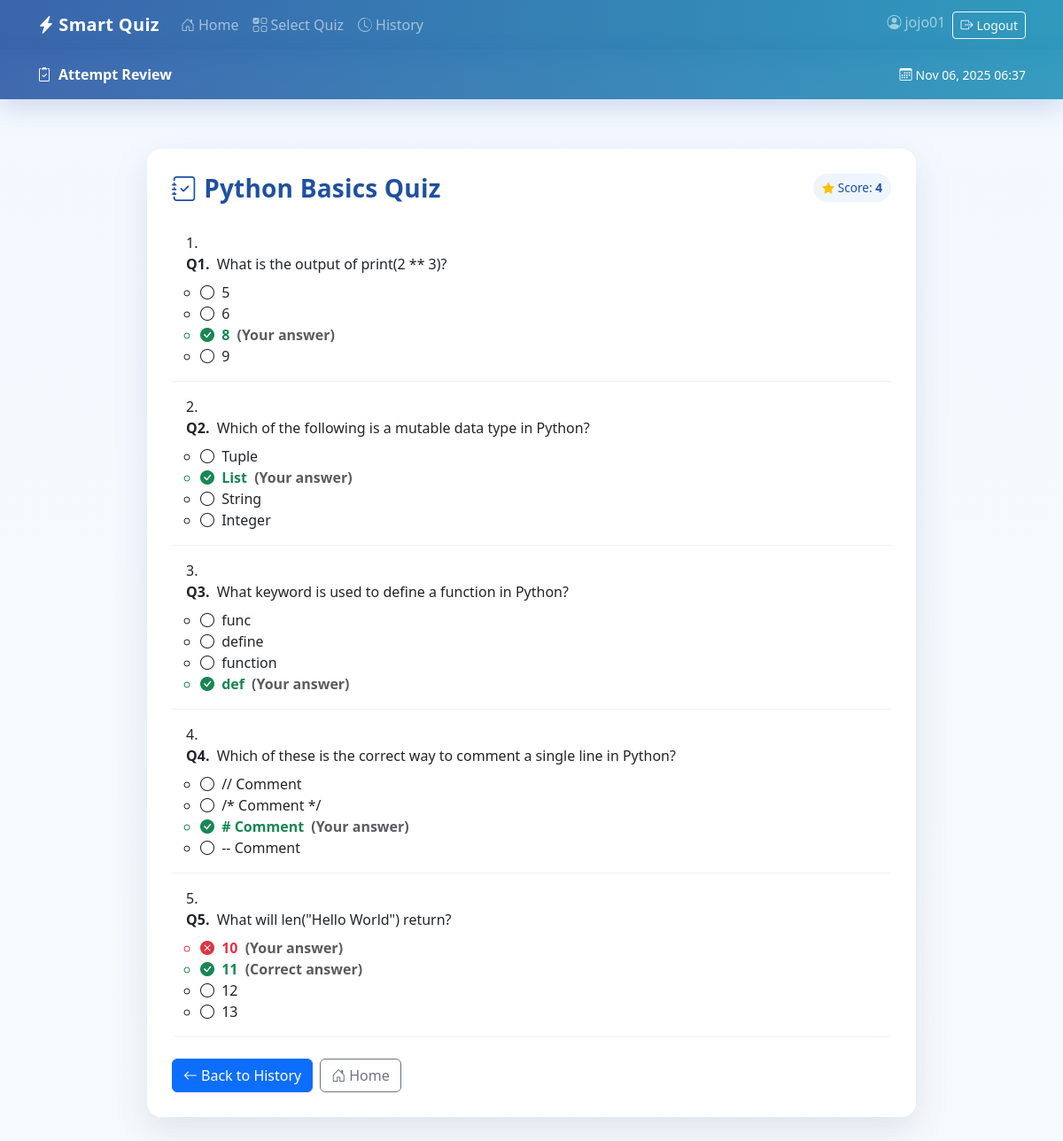
The app's page /quiz/attempt/15/ (signed in) with its own data.
### quiz/models.py (models this page shows, shortened)
class QuizAttempt(models.Model):
    user = models.ForeignKey(User, on_delete=models.CASCADE, related_name="attempts")
    quiz = models.ForeignKey(Quiz, on_delete=models.CASCADE, related_name="attempts")
    score = models.IntegerField(default=0)
    date_completed = models.DateTimeField(auto_now_add=True)
    started_at = models.DateTimeField(null=True, blank=True)  # optional timer
    duration_seconds = models.IntegerField(default=600)       # default duration 10min

class Quiz(models.Model):
    title = models.CharField(max_length=200, unique=True)
    description = models.TextField(blank=True)
    class Meta:
        verbose_name_plural = "Quizzes"

class Question(models.Model):
    quiz = models.ForeignKey(Quiz, on_delete=models.CASCADE, related_name="questions")
    question_text = models.TextField()

class Answer(models.Model):
    question = models.ForeignKey(Question, on_delete=models.CASCADE, related_name="answers")
    text = models.CharField(max_length=255)
    is_correct = models.BooleanField(default=False)

### quiz/views.py (the view)
# urls.py: path('attempt/<int:attempt_id>/', views.attempt_detail, name='attempt_detail'),
@login_required
def attempt_detail(request, attempt_id):
    if request.user.is_staff:
        attempt = get_object_or_404(QuizAttempt, id=attempt_id)
    else:
        attempt = get_object_or_404(QuizAttempt, id=attempt_id, user=request.user)
    user_answers = UserAnswer.objects.select_related("question", "selected_answer").filter(quiz_attempt=attempt)
    qa_details = []
    for ua in user_answers:
        q = ua.question
        answers = Answer.objects.filter(question=q)
        qa_details.append({
            'question': q,
            'answers': answers,
            'selected_answer_id': ua.selected_answer.id if ua.selected_answer else None,
        })
    context = {
        'attempt': attempt,
        'qa_details': qa_details,
    }
    return render(request, 'quiz/attempt_detail.html', context)

### quiz/templates/quiz/attempt_detail.html (shortened to what this page needs)
<!DOCTYPE html>
<html>
<head>
  <link href="https://cdn.jsdelivr.net/npm/bootstrap@5.3.3/dist/css/bootstrap.min.css" rel="stylesheet">
  <link href="https://cdn.jsdelivr.net/npm/bootstrap-icons@1.11.3/font/bootstrap-icons.css" rel="stylesheet">
</head>
<body>
  {% include 'partials/navbar.html' %}
  {% include 'partials/messages.html' %}
  <div class="sq-hero py-3">
    <div class="container d-flex justify-content-between align-items-center">
      <div class="fw-semibold">
        <i class="bi bi-clipboard2-check me-2"></i>Attempt Review
      </div>
      <div class="small">
        <i class="bi bi-calendar3 me-1"></i>{{ attempt.date_completed|date:"M d, Y H:i" }}
      </div>
    </div>
  </div>
  <div class="sq-section">
    <div class="sq-card">
      <div class="d-flex justify-content-between align-items-start mb-2">
        <h2 class="sq-title h3 mb-0"><i class="bi bi-journal-check me-2"></i>{{ attempt.quiz.title }}</h2>
        <span class="sq-chip">
          <i class="bi bi-star-fill text-warning me-1"></i>Score: <strong>{{ attempt.score }}</strong>
        </span>
      </div>
      <ol class="list-group list-group-numbered sq-stagger mt-3">
        {% for qa in qa_details %}
        <li class="list-group-item py-3">
          <div class="mb-2">
            <strong class="me-1">Q{{ forloop.counter }}.</strong> {{ qa.question.question_text }}
          </div>
          <ul class="mb-0 ps-3">
            {% for answer in qa.answers %}
              <li
                {% if answer.id == qa.selected_answer_id %}
                  class="{% if answer.is_correct %}correct{% else %}incorrect{% endif %}"
                {% elif answer.is_correct %}
                  class="correct"
                {% endif %}
              >
                <span class="me-1">
                  {% if answer.id == qa.selected_answer_id %}
                    {% if answer.is_correct %}
                      <i class="bi bi-check-circle-fill"></i>
                    {% else %}
                      <i class="bi bi-x-circle-fill"></i>
                    {% endif %}
                  {% elif answer.is_correct %}
                    <i class="bi bi-check-circle-fill"></i>
                  {% else %}
                    <i class="bi bi-circle"></i>
                  {% endif %}
                </span>
                {{ answer.text }}
                {% if answer.id == qa.selected_answer_id %}
                  <span class="text-muted ms-1">(Your answer)</span>
                {% elif answer.is_correct %}
                  <span class="text-muted ms-1">(Correct answer)</span>
                {% endif %}
              </li>
            {% endfor %}
          </ul>
        </li>
        {% endfor %}
      </ol>
      <div class="mt-4 d-flex gap-2">
        <a class="btn btn-primary" href="{% url 'history' %}">
          <i class="bi bi-arrow-left me-1"></i>Back to History
        </a>
        <a class="btn btn-outline-secondary" href="/quiz/">
          <i class="bi bi-house-door me-1"></i>Home
        </a>
      </div>
    </div>
  </div>
</body>
</html>

### templates/partials/navbar.html (shortened to what this page needs)
<nav class="navbar navbar-expand-lg navbar-dark sq-glass">
  <div class="container">
    <a class="navbar-brand fw-bold sq-brand" href="{% url 'home' %}">
      <i class="bi bi-lightning-charge-fill me-1"></i>Smart Quiz
    </a>
    <div class="collapse navbar-collapse" id="sqNav">
      <ul class="navbar-nav me-auto mb-2 mb-lg-0">
        <li class="nav-item">
          <a class="nav-link" href="{% url 'home' %}"><i class="bi bi-house-door me-1"></i>Home</a>
        </li>
        {% if user.is_staff %}
          <li class="nav-item">
            <a class="nav-link" href="/admin/"><i class="bi bi-gear me-1"></i>Admin</a>
          </li>
        {% else %}
          <li class="nav-item">
            <a class="nav-link" href="{% url 'quiz_select' %}"><i class="bi bi-ui-checks-grid me-1"></i>Select Quiz</a>
          </li>
          <li class="nav-item">
            <a class="nav-link" href="{% url 'history' %}"><i class="bi bi-clock-history me-1"></i>History</a>
          </li>
        {% endif %}
      </ul>
      <ul class="navbar-nav ms-auto">
        {% if user.is_authenticated %}
          <li class="nav-item">
            <span class="navbar-text me-2"><i class="bi bi-person-circle me-1"></i>{{ user.username }}</span>
          </li>
          <li class="nav-item">
            <form action="{% url 'logout' %}" method="post" class="d-inline">
              <button type="submit" class="btn btn-sm btn-outline-light">
                <i class="bi bi-box-arrow-right me-1"></i>Logout
              </button>
            </form>
          </li>
        {% else %}
          <li class="nav-item">
            <a class="btn btn-sm btn-light" href="{% url 'login' %}">
              <i class="bi bi-box-arrow-in-right me-1"></i>Login
            </a>
          </li>
        {% endif %}
      </ul>
    </div>
  </div>
</nav>

### quiz/templates/quiz/attempt_detail.html (style rules this page uses)
:root { --sq-primary: #2050a0; --sq-accent: #148cb4; --sq-success: #198754; --sq-danger: #dc3545; --sq-card-bg: #ffffff; --sq-bg-grad: linear-gradient(180deg, #f4f8ff 0%, #f7fafc 100%); }
body { background: var(--sq-bg-grad); }
.sq-hero { background: linear-gradient(90deg, rgba(32,80,160,.85), rgba(20,140,180,.85)); color:#fff; backdrop-filter: saturate(140%) blur(10px); -webkit-backdrop-filter: saturate(140%) blur(10px); box-shadow: 0 10px 28px rgba(32,80,160,.18); }
.sq-section { max-width: 900px; margin: 56px auto; padding: 0 16px; }
.sq-card { background: var(--sq-card-bg); border-radius: 16px; box-shadow: 0 14px 40px rgba(40,69,124,.12); padding: 28px 28px; animation: fadeInUp .6s ease both; }
.sq-title { color: var(--sq-primary); font-weight: 800; letter-spacing: .2px; }
.list-group-item { border: 0; border-bottom: 1px solid rgba(32,80,160,.08); transition: background-color .25s ease, transform .15s ease; }
.correct { color: var(--sq-success); font-weight: 600; }
.incorrect { color: var(--sq-danger); font-weight: 600; }
.sq-stagger > li { opacity: 0; animation: fadeIn .45s ease forwards; }
.sq-stagger > li:nth-child(1) { animation-delay: .05s; }
.sq-stagger > li:nth-child(2) { animation-delay: .10s; }
.sq-stagger > li:nth-child(3) { animation-delay: .15s; }
.sq-stagger > li:nth-child(4) { animation-delay: .20s; }
.sq-stagger > li:nth-child(5) { animation-delay: .25s; }
.sq-chip { display:inline-block; padding:6px 10px; border-radius:999px; background:#eef5ff; color: var(--sq-primary); font-size:.85rem; }

### templates/partials/navbar.html (style rules this page uses)
.sq-glass { background: linear-gradient(90deg, rgba(32,80,160,.88), rgba(20,140,180,.88)); backdrop-filter: saturate(140%) blur(10px); -webkit-backdrop-filter: saturate(140%) blur(10px); box-shadow: 0 8px 20px rgba(28, 67, 130, .18); }
.sq-brand { letter-spacing: .3px; }

### records on screen
QuizAttempt: date_completed "Nov 06, 2025 06:37", quiz "Python Basics Quiz", score "4"
Question: question.question_text "What is the output of print(2 ** 3)?"
Answer: is_correct False (drawn), text "5"
Answer: is_correct False (drawn), text "6"
Answer: is_correct True (drawn), text "8", shows "(Your answer)"
Answer: is_correct False (drawn), text "9"
Question: question.question_text "Which of the following is a mutable data type in Python?"
Answer: is_correct False (drawn), text "Tuple"
Answer: is_correct True (drawn), text "List", shows "(Your answer)"
Answer: is_correct False (drawn), text "String"
Answer: is_correct False (drawn), text "Integer"
Question: question.question_text "What keyword is used to define a function in Python?"
Answer: is_correct False (drawn), text "func"
Answer: is_correct False (drawn), text "define"
Answer: is_correct False (drawn), text "function"
Answer: is_correct True (drawn), text "def", shows "(Your answer)"
Question: question.question_text "Which of these is the correct way to comment a single line in Python?"
Answer: is_correct False (drawn), text "// Comment"
Answer: is_correct False (drawn), text "/* Comment */"
Answer: is_correct True (drawn), text "# Comment", shows "(Your answer)"
Answer: is_correct False (drawn), text "-- Comment"
Question: question.question_text "What will len(\"Hello World\") return?"
Answer: is_correct False (drawn), text "10", shows "(Your answer)"
Answer: is_correct True (drawn), text "11"
Answer: is_correct False (drawn), text "12"
Answer: is_correct False (drawn), text "13"

### other values on screen
{{ user.username }} "jojo01"
